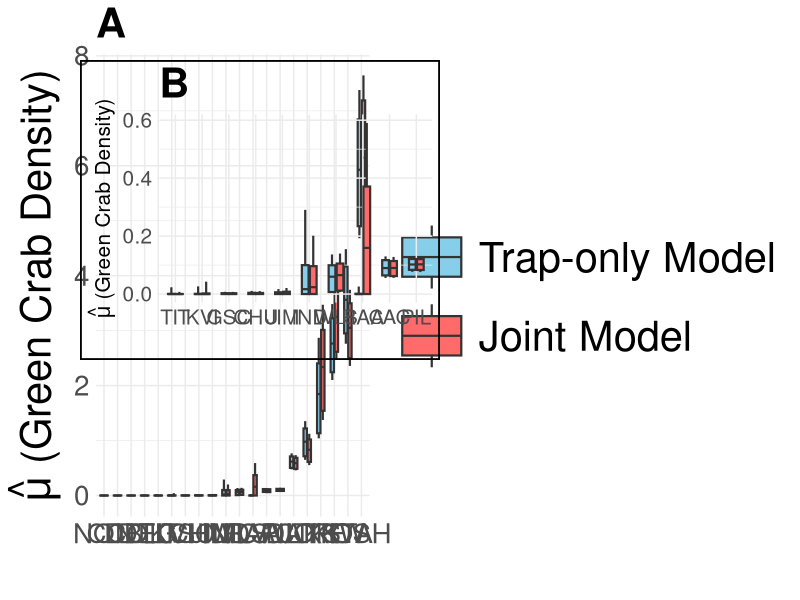

Write the R code that produced this figure.
library(tidyverse)
library(cowplot)
library(scales)
library(patchwork)
library(bayestestR)

#import data
joint_posterior <- read.csv('Joint_posterior.csv')
trap_posterior <- read.csv('Trap_only_posterior.csv')
site_data <- read.csv('site_data.csv')

#get just mu estimates
cols_remove <- c('phi','beta','p10')
joint_mu <- joint_posterior[,!(colnames(joint_posterior) %in% cols_remove)]
trap_mu <- trap_posterior[,!(colnames(trap_posterior) %in% cols_remove)]

#calculate 75% and 89% credibility intervals
#median and credibility intervals of of joint model mu
CI_joint <- as.data.frame(matrix(NA, nrow = 20, ncol = 6))
colnames(CI_joint) <- c('param', 'median', 'low89', 'high89',
                         'low75','high75')
CI_joint$param <- colnames(joint_mu[1:20])

for(i in 1:20){
  CI_joint[i,2] <- median(joint_mu[,i])
  CI_joint[i,3] <- ci(joint_mu[,i], method = 'HDI', ci = 0.89)[2]
  CI_joint[i,4] <- ci(joint_mu[,i], method = 'HDI', ci = 0.89)[3]
  CI_joint[i,5] <- ci(joint_mu[,i], method = 'HDI', ci = 0.75)[2]
  CI_joint[i,6] <- ci(joint_mu[,i], method = 'HDI', ci = 0.75)[3]
}

CI_joint <- CI_joint %>% 
  mutate(type = 'joint')

#median and credibility intervals of of trap model mu
CI_trap <- as.data.frame(matrix(NA, nrow = 20, ncol = 6))
colnames(CI_trap) <- c('param', 'median', 'low89', 'high89',
                       'low75','high75')
CI_trap$param <- colnames(trap_mu[1:20])

for(i in 1:20){
  CI_trap[i,2] <- median(trap_mu[,i])
  CI_trap[i,3] <- ci(trap_mu[,i], method = 'HDI', ci = 0.89)[2]
  CI_trap[i,4] <- ci(trap_mu[,i], method = 'HDI', ci = 0.89)[3]
  CI_trap[i,5] <- ci(trap_mu[,i], method = 'HDI', ci = 0.75)[2]
  CI_trap[i,6] <- ci(trap_mu[,i], method = 'HDI', ci = 0.75)[3]
}

CI_trap <- CI_trap %>% 
  mutate(type = 'trap')

#combine joint and trap models
all_data <- rbind(CI_joint, CI_trap)

#add site name
all_data <- full_join(all_data,site_data, by='param')

#reorder type
all_data$type <- factor(all_data$type, 
                        levels = c('trap', 'joint'))

#big boxplot
bigboxplot <- ggplot(all_data) +
  geom_boxplot(aes(x=fct_reorder(Site,median),
                   ymin=low89, lower=low75, middle=median,
                   upper=high75, ymax=high89,
                   fill = as.factor(type)),
               stat='identity',
               width = 0.5,
               lwd = 0.75,
               fatten = 1,
               position = position_dodge(0.6)) +
  scale_fill_manual(values = c('skyblue', 'indianred1'),
                    labels = c('Trap-only Model',
                               'Joint Model')) +
  labs(x = '',
       y = expression(paste(hat(mu), ' (Green Crab Density)')),
       fill = '') +
  theme_minimal() +
  theme(legend.key.size = unit(2, 'cm'),
        axis.text = element_text(size = 20),
        axis.title = element_text(size = 30),
        legend.text = element_text(size = 30),
        plot.title = element_text(size = 30, face = 'bold')) +
  ggtitle('A')



#subset for the little boxplot
small_data <- all_data[all_data$Site=='KVI'|
                         all_data$Site=='GSC'|
                         all_data$Site=='CHU'|
                         all_data$Site=='JIM'|
                         all_data$Site=='IND'|
                         all_data$Site=='WLS'|
                         all_data$Site=='CAC'|
                         all_data$Site=='PIL'|
                         all_data$Site=='RAA'|
                         all_data$Site=='TIT',]

#small boxplot
smallboxplot <- ggplot(small_data) +
  geom_boxplot(aes(x=fct_reorder(Site,median),
                   ymin=low89, lower=low75, middle=median,
                   upper=high75, ymax=high89,
                   fill = as.factor(type)),
               stat='identity',
               width = 0.5,
               lwd = 0.75,
               fatten = 1,
               position = position_dodge(0.6)) +
  scale_fill_manual(values = c('skyblue', 'indianred1'),
                    labels = c('Trap-only Model',
                               'Joint Model')) +
  labs(x = '',
       y = expression(paste(hat(mu), ' (Green Crab Density)')),
       fill = '') +
  theme_minimal() +
  theme(axis.text = element_text(size = 15),
        axis.title = element_text(size = 15),
        plot.title = element_text(face = 'bold', size = 30),
        legend.position = "none",
        plot.background = element_rect(colour = "black", fill=NA, size=1.25)) +
  ggtitle('B')



#place zoomed in boxplot as inset within larger boxplot
plot_w_inset <- ggdraw(bigboxplot) +
  draw_plot(smallboxplot, x = 0.1, y = 0.4, 
            width = 0.45, height = 0.5)

ggsave(plot_w_inset, file = 'Figure3.tiff', dpi = 700,
       compression = 'lzw')
